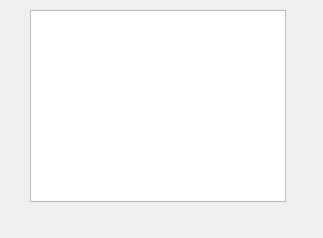
<?xml version="1.0" encoding="UTF-8"?>
<ui version="4.0">
 <class>FormCommandAssist</class>
 <widget class="QWidget" name="FormCommandAssist">
  <property name="windowModality">
   <enum>Qt::WindowModal</enum>
  </property>
  <property name="geometry">
   <rect>
    <x>0</x>
    <y>0</y>
    <width>323</width>
    <height>238</height>
   </rect>
  </property>
  <property name="windowTitle">
   <string>Form</string>
  </property>
  <widget class="QListView" name="listView">
   <property name="geometry">
    <rect>
     <x>30</x>
     <y>10</y>
     <width>256</width>
     <height>192</height>
    </rect>
   </property>
   <property name="sizePolicy">
    <sizepolicy hsizetype="Maximum" vsizetype="Maximum">
     <horstretch>0</horstretch>
     <verstretch>0</verstretch>
    </sizepolicy>
   </property>
   <property name="contextMenuPolicy">
    <enum>Qt::NoContextMenu</enum>
   </property>
  </widget>
 </widget>
 <resources/>
 <connections/>
</ui>
